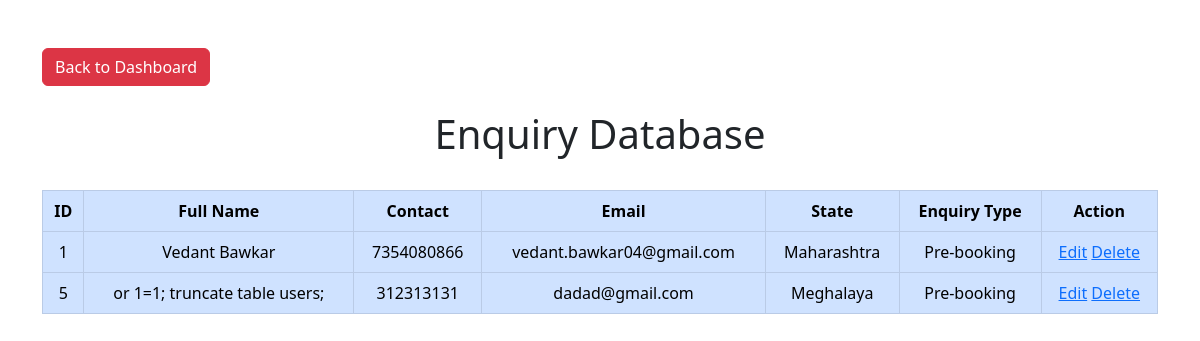
The app's page /admin/enquiry_db.php (signed in) with its own data.
### tables this page shows
CREATE TABLE `enquiry` (
  `id` int(11) NOT NULL,
  `fullname` varchar(255) DEFAULT NULL,
  `contact` bigint(10) DEFAULT NULL,
  `email` varchar(255) DEFAULT NULL,
  `state` varchar(255) DEFAULT NULL,
  `enquirytype` varchar(255) DEFAULT NULL
);

### admin/enquiry_db.php (the view, shortened to what this page needs)
<!Doctype html>
<html lang="en">
<head>
    <link href="https://cdn.jsdelivr.net/npm/bootstrap@5.2.1/dist/css/bootstrap.min.css" rel="stylesheet">
    <?php
        $mysqli = new mysqli('localhost', 'id19254013_legendary', 'luffY@10', 'id19254013_legendary');
    ?>
</head>
<body>
    <div class="container mt-5 text-centern">
        <a href="admin_home.php" class="btn btn-danger">Back to Dashboard</a>
    </div>
    <br>
    <div class="container">
    <h1><center>Enquiry Database</center></h1><br>
        <div class="table-responsive">
            <table class="table table-primary table-bordered text-center">
                <thead>
                    <tr>
                        <th scope="col">ID</th>
                        <th scope="col">Full Name</th>
                        <th scope="col">Contact</th>
                        <th scope="col">Email</th>
                        <th scope="col">State</th>
                        <th scope="col">Enquiry Type</th>
                        <th scope="col">Action</th>
                    </tr>
                </thead>
                <tbody>
                    <?php
                    $sql = "SELECT * FROM `enquiry`";
                    $result = $mysqli->query($sql);
                    while ($row = $result->fetch_assoc()) {
                        echo "<tr>";
                        echo "<td>" . $row['id'] . "</td>";
                        echo "<td>" . $row['fullname'] . "</td>";
                        echo "<td>" . $row['contact'] . "</td>";
                        echo "<td>" . $row['email'] . "</td>";
                        echo "<td>" . $row['state'] . "</td>";
                        echo "<td>" . $row['enquirytype'] . "</td>";
                        echo "<td><a href='enquiry_edit.php?id=" . $row['id'] . "'>Edit</a> <a href='enquiry_delete.php?id=" . $row['id'] . "'>Delete</a></td>";
                        echo "</tr>";
                    }
                    ?>
                </tbody>
            </table>
        </div>
    </div>
</body>
</html>

### records on screen
enquiry: id "1", fullname "Vedant Bawkar", contact "7354080866", email "vedant.bawkar04@gmail.com", state "Maharashtra", enquirytype "Pre-booking"
enquiry: id "5", fullname "or 1=1; truncate table users;", contact "312313131", email "dadad@gmail.com", state "Meghalaya", enquirytype "Pre-booking"
